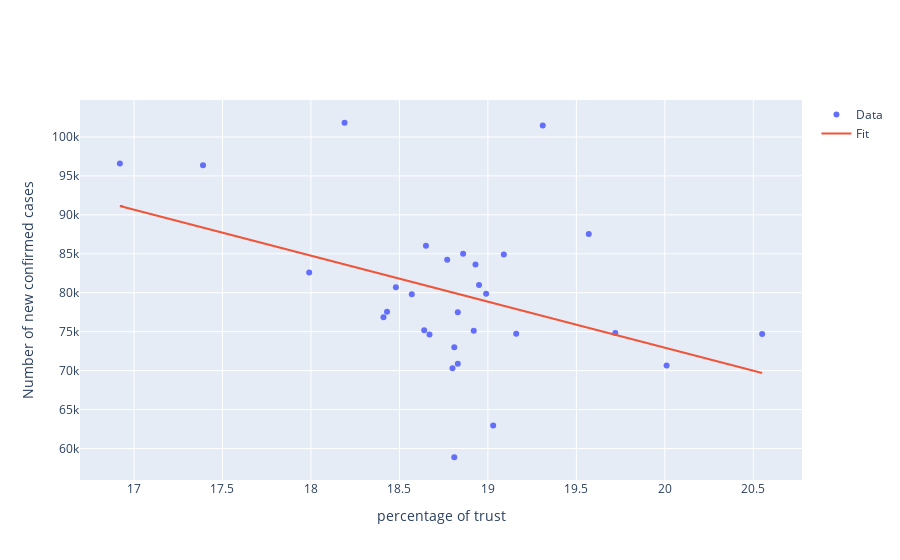

The notebook cell saved with this chart:
### Code cell
conclusion('trust', 'New_Confirmed', 1)
